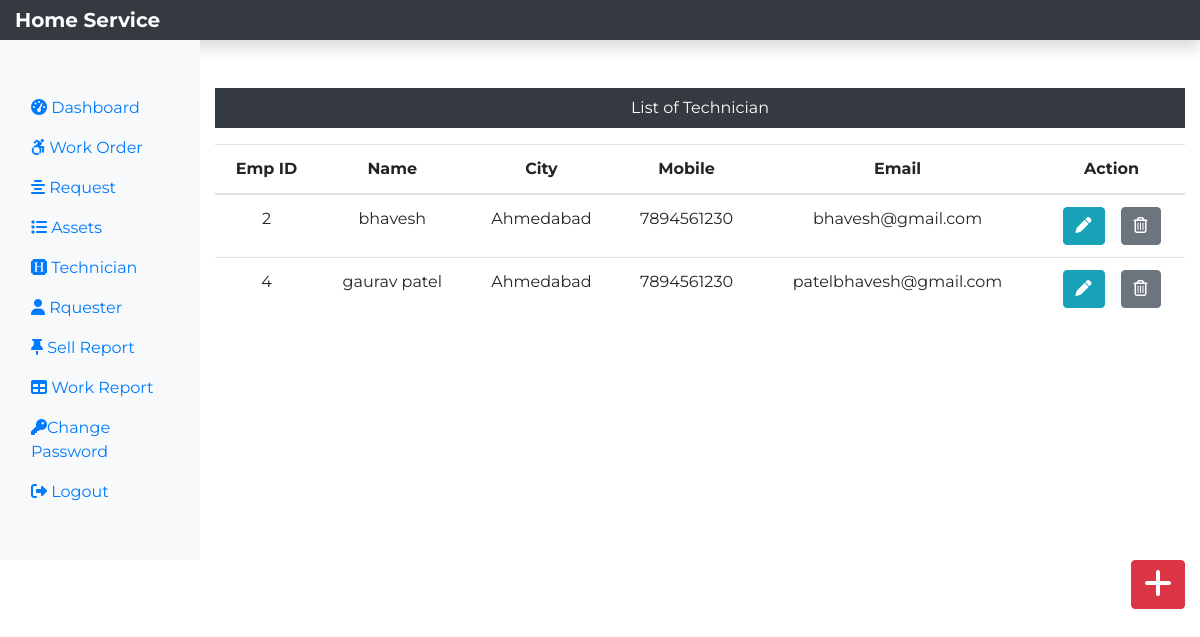
The page /technician.php (signed in) on the database its author committed.
### tables this page shows
CREATE TABLE `technician_tb` (
  `empid` int(11) NOT NULL,
  `empName` varchar(60) NOT NULL,
  `empCity` varchar(60) NOT NULL,
  `empMobile` bigint(20) NOT NULL,
  `empEmail` varchar(60) NOT NULL
);

### technician.php (the view, shortened to what this page needs)
<?php
include('dbconnect.php');
?>
<!DOCTYPE html>
<html lang="en">
<head>
    <link rel="stylesheet" href="style.css">
    <link rel="stylesheet" href="https://cdn.jsdelivr.net/npm/bootstrap@4.3.1/dist/css/bootstrap.min.css">
    <link rel="stylesheet" href="https://cdn.jsdelivr.net/npm/bootstrap@4.3.1/dist/css/bootstrap.min.css">
</head>
<body>
<nav class="navbar navbar-dark fied-top bg-dark flex-md-nowrap p-0 shadow">
   <a class="navbar-brand col-sm-3 col-md-2 mr-0" href="requestprofile.php">Home Service</a></nav>
   <div class="container-fluid">
    <div class="row">
        <nav class="col-sm-2 bg-light sidebar py-5 ">
            <div class="sidebar sticky">
                <ul class="nav flex-column">
                    <li class="nav-item"><a class="nav-link active" href="dashboard.php"><i class="fas fa-tachometer-alt"></i>&nbsp;Dashboard</a></li>
                    <li class="nav-item"><a class="nav-link" href="work.php"><i class="fab fa-accessible-icon"></i>&nbsp;Work Order</a></li>
                    <li class="nav-item"><a class="nav-link" href="req.php"><i class="fas fa-align-center"></i>&nbsp;Request </a></li>
                    <li class="nav-item"><a class="nav-link" href="assets.php"><i class="fas fa-list"></i>&nbsp;Assets</a></li>
                    <li class="nav-item"><a class="nav-link" href="technician.php"><i class="fa-brands fa-hire-a-helper"></i>&nbsp;Technician <ion-icon name="arrow-forward-outline"></ion-icon></a></li>
                    <li class="nav-item"><a class="nav-link" href="rquester.php"><i class="fas fa-user"></i>&nbsp;Rquester</a></li>
                    <li class="nav-item"><a class="nav-link" href="sellreport.php"><i class="fa-solid fa-thumbtack"></i>&nbsp;Sell Report</a></li>
                    <li class="nav-item"><a class="nav-link" href="workreport.php"><i class="fas fa-table"></i>&nbsp;Work Report</a></li>
                    <li class="nav-item"><a class="nav-link" href="changepass.php"><i class="fas fa-key"></i>Change Password</a></li>
                    <li class="nav-item"><a class="nav-link" href="logout.php"><i class="fas fa-sign-out-alt"></i>&nbsp;Logout</a></li>
                </ul>
            </div>
        </nav>
     <div class="col-sm-9 col-md-10 mt-5 text-center">
        <p class="bg-dark text-white p-2">List of Technician</p>
    <?php
    $sql ="SELECT * FROM technician_tb";
    $result = $conn->query($sql);
    if($result->num_rows > 0){
        echo '<table class="table">';
        echo '<thead>';
        echo '<tr>';
        echo '<th scope="col">Emp ID</th>';
        echo '<th scope="col">Name</th>';
        echo '<th scope="col">City</th>';
        echo '<th scope="col">Mobile</th>';
        echo '<th scope="col">Email</th>';
        echo '<th scope="col">Action</th>';
        echo '</tr>';
        echo '</thead>';
        echo '<tbody>';
        while($row =$result->fetch_assoc()){
            echo '<tr>';
            echo '<td>'.$row["empid"].'</td>';
            echo '<td>'.$row["empName"].'</td>';
            echo '<td>'.$row["empCity"].'</td>';
            echo '<td>'.$row["empMobile"].'</td>';
            echo '<td>'.$row["empEmail"].'</td>';
            echo '<td>';
            echo '<form action="edittemp.php" class="d-inline" method="POST">';
            echo '<input type="hidden" name="id" value='.$row['empid'].'><button type="submit"
            class="btn btn-info mr-3 name="edit" value="Edit"><i class="fas fa-pen"></i></button>';
            echo '</form>';
            echo '<form action=""  method="POST" class="d-inline mt-2" >';
            echo '<input type="hidden" name="id" value='.$row['empid'].'><button class="btn btn-secondary d-inline" name="delete" value="Delete"
            type="submit"><i class="far fa-trash-alt"></i></button>';
           echo '</form>';
            echo '</td>';
            echo '</tr>';
        }
        echo '</tbody>';
        echo '</table>';
    }else{
        echo 'o Results';
    }
    ?>
</div>
        </div>
        <div class="float-right"><a href="inserttemp.php" class="btn btn-danger"><i class="fas fa-plus fa-2x"></i></a>
   </div>
</body>
</html>

### style.css (style rules this page uses)
* { margin: 0; padding: 0; box-sizing: border-box; font-family: 'Montserrat', sans-serif; }
.navbar-brand { font-weight: bold; }

### rows shown on the page
technician_tb: empid "2", empName "bhavesh", empCity "Ahmedabad", empMobile "7894561230", empEmail "bhavesh@gmail.com"
technician_tb: empid "4", empName "gaurav patel", empCity "Ahmedabad", empMobile "7894561230", empEmail "patelbhavesh@gmail.com"
